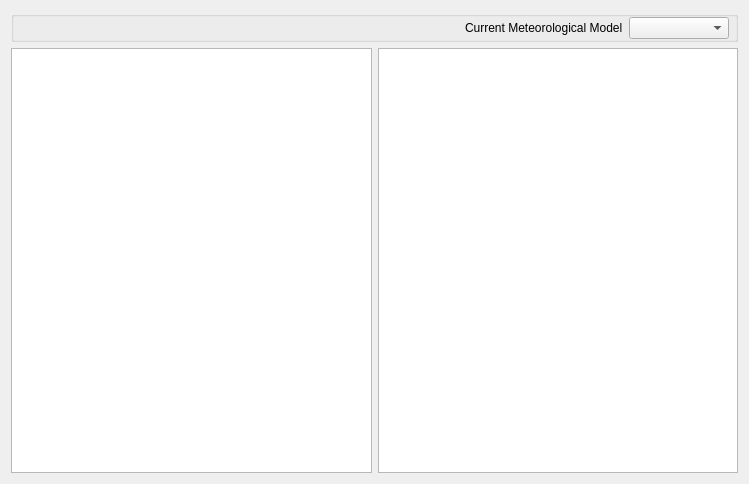
<?xml version="1.0" encoding="UTF-8"?>
<ui version="4.0">
 <class>ReosMeteorologicModelWidget</class>
 <widget class="QWidget" name="ReosMeteorologicModelWidget">
  <property name="geometry">
   <rect>
    <x>0</x>
    <y>0</y>
    <width>749</width>
    <height>484</height>
   </rect>
  </property>
  <property name="windowTitle">
   <string>Form</string>
  </property>
  <layout class="QVBoxLayout" name="verticalLayout">
   <item>
    <widget class="QGroupBox" name="groupBox">
     <property name="title">
      <string/>
     </property>
     <layout class="QHBoxLayout" name="horizontalLayout_2">
      <property name="leftMargin">
       <number>0</number>
      </property>
      <property name="topMargin">
       <number>0</number>
      </property>
      <property name="rightMargin">
       <number>0</number>
      </property>
      <property name="bottomMargin">
       <number>0</number>
      </property>
      <item>
       <spacer name="horizontalSpacer">
        <property name="orientation">
         <enum>Qt::Horizontal</enum>
        </property>
        <property name="sizeHint" stdset="0">
         <size>
          <width>40</width>
          <height>20</height>
         </size>
        </property>
       </spacer>
      </item>
      <item>
       <widget class="QLabel" name="label">
        <property name="text">
         <string>Current Meteorological Model</string>
        </property>
       </widget>
      </item>
      <item>
       <widget class="QComboBox" name="comboBoxCurrentModel">
        <property name="minimumSize">
         <size>
          <width>100</width>
          <height>0</height>
         </size>
        </property>
       </widget>
      </item>
      <item>
       <widget class="QWidget" name="widgetToolBar" native="true"/>
      </item>
     </layout>
    </widget>
   </item>
   <item>
    <layout class="QHBoxLayout" name="horizontalLayout">
     <item>
      <widget class="QTreeView" name="treeViewRainfall"/>
     </item>
     <item>
      <widget class="QTreeView" name="treeViewMeteorologicModel"/>
     </item>
    </layout>
   </item>
  </layout>
 </widget>
 <resources/>
 <connections/>
</ui>
